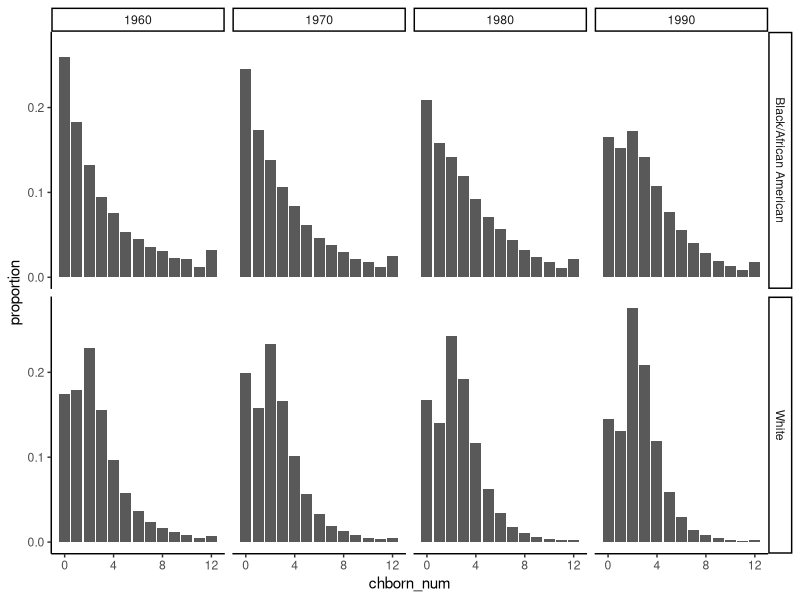

Reproduce this figure in R. (Note: this script raises an error after producing the figure.)
## ---- chunk 1
knitr::opts_knit$set(root.dir = ".")
knitr::opts_chunk$set(eval = TRUE, echo = FALSE, warning = FALSE, fig.width = 7, fig.height = 6)


# load necessary libraries
library(readr)
library(tidyverse)
library(tidyr)
library(ggplot2)
library(viridis)
library(dplyr)
library(knitr)
library(scales)
## ---- chunk 2
children_data = read.csv("./data/proportions_table_by_race_year.csv")
mother_data = read.csv("./data/data_filtered_recoded.csv")
## ---- chunk 3
ggplot(data = children_data,aes(x=chborn_num,y=proportion)) +
  geom_col(position = position_dodge()) +
  facet_grid(RACE~YEAR) + theme_classic()
## ---- chunk 4
mother_data <- mother_data %>% mutate(id = row_number())
child_df = as.data.frame(rep(mother_data$id,mother_data$chborn_num))
colnames(child_df) = "id"
child_df = merge(child_df,mother_data,by="id")
child_df$nsib = child_df$chborn_num - 1

child_df_gb = child_df %>%
  group_by(RACE,nsib) %>%
  summarise(count = n()) 

child_df_gb$prob = ifelse(child_df_gb$RACE == "White",child_df_gb$count/4380009, child_df_gb$count/547692)

ggplot(data = child_df_gb, aes(x = nsib, y = prob)) +
  geom_col(position = position_dodge()) +
  facet_wrap(~RACE) + theme_classic()
## ---- chunk 5
colnames(child_df_gb) = c("Race","Number of Siblings","Count",'Probability')
kable(child_df_gb[,c(1,2,4)])
## ---- chunk 6
colors <- c(
  "#E41A1C",  # Red
  "#377EB8",  # Blue
  "#4DAF4A",  # Green
  "#984EA3",  # Purple
  "#FF7F00",  # Orange
  "#FFFF33",  # Yellow
  "#A65628",  # Brown
  "#F781BF",  # Pink
  "#999999",  # Grey
  "#66C2A5",  # Teal
  "#FC8D62",  # Salmon
  "#8DA0CB",  # Light blue
  "#E78AC3"   # Light pink
)
unique_chborn_num <- sort(unique(mother_data$chborn_num))
color_mapping <- setNames(colors, unique_chborn_num)

fert_df <- mother_data %>%
  count(RACE, YEAR, chborn_num) %>%
  arrange(RACE, YEAR, chborn_num) %>% 
  mutate(n_sib = chborn_num -1, freq_n_sib = n * chborn_num, 
         color = color_mapping[as.character(chborn_num)]) %>%
  rename(freq_mother = n)

print(fert_df)
## ---- chunk 7
fert_df_black <- fert_df %>% filter(RACE == "Black/African American")
fert_df_white <- fert_df %>% filter(RACE == "White")
  
df_long_black <- fert_df_black %>%
  pivot_longer(cols = c(freq_mother, freq_n_sib),
               names_to = "frequency_type",
               values_to = "frequency") %>%
  mutate(x_axis = ifelse(frequency_type == "freq_mother", chborn_num, n_sib), 
         color.label = paste(chborn_num, "_kids"," ", n_sib, "_sibs", sep = ""), 
         color_order = factor(chborn_num, levels = unique_chborn_num)
  )

## ---- chunk 8
ggplot(df_long_black, aes(x = x_axis, y = frequency, fill = color_order)) +
  geom_col() +
  facet_grid(frequency_type ~ YEAR, 
             labeller = labeller(frequency_type = c("freq_mother" = "Number of Children Born", "freq_n_sib" = "Number of Siblings"), 
                        YEAR = function(x) paste("Year", x))) +
  scale_fill_manual(name = "Number of Children/Siblings",
                    values = color_mapping,
                    labels = unique(df_long_black$color.label),
                    guide = "legend") +
  scale_y_continuous(labels = comma_format(scale = 1, big.mark = ",")) +
  labs(title = "Distribution of Number of Children/Siblings by Census Year (Black/African American)",
       x = "Number of Children/Siblings",
       y = "Frequency") +
  theme_minimal() +
  theme(axis.text.x = element_text(angle = 45, hjust = 1),
        legend.position = "right")
## ---- chunk 9
df_long_white <- fert_df_white %>%
   pivot_longer(cols = c(freq_mother, freq_n_sib),
               names_to = "frequency_type",
               values_to = "frequency") %>%
  mutate(x_axis = ifelse(frequency_type == "freq_mother", chborn_num, n_sib), 
         color.label = paste(chborn_num, "_kids"," ", n_sib, "_sibs", sep = ""), 
         color_order = factor(chborn_num, levels = unique_chborn_num)
  )
## ---- chunk 10
ggplot(df_long_white, aes(x = x_axis, y = frequency, fill = color_order)) +
  geom_col() +
  facet_grid(frequency_type ~ YEAR, 
             labeller = labeller(frequency_type = c("freq_mother" = "Number of Children Born", "freq_n_sib" = "Number of Siblings"), 
                        YEAR = function(x) paste("Year", x))) +
  scale_fill_manual(name = "Number of Children/Siblings",
                    values = color_mapping,
                    labels = unique(df_long_black$color.label),
                    guide = "legend") +
  scale_y_continuous(labels = comma_format(scale = 1, big.mark = ",")) +
  labs(title = "Distribution of Number of Children/Siblings by Census Year (White)",
       x = "Number of Children/Siblings",
       y = "Frequency") +
  theme_minimal() +
  theme(axis.text.x = element_text(angle = 45, hjust = 1),
        legend.position = "right")
